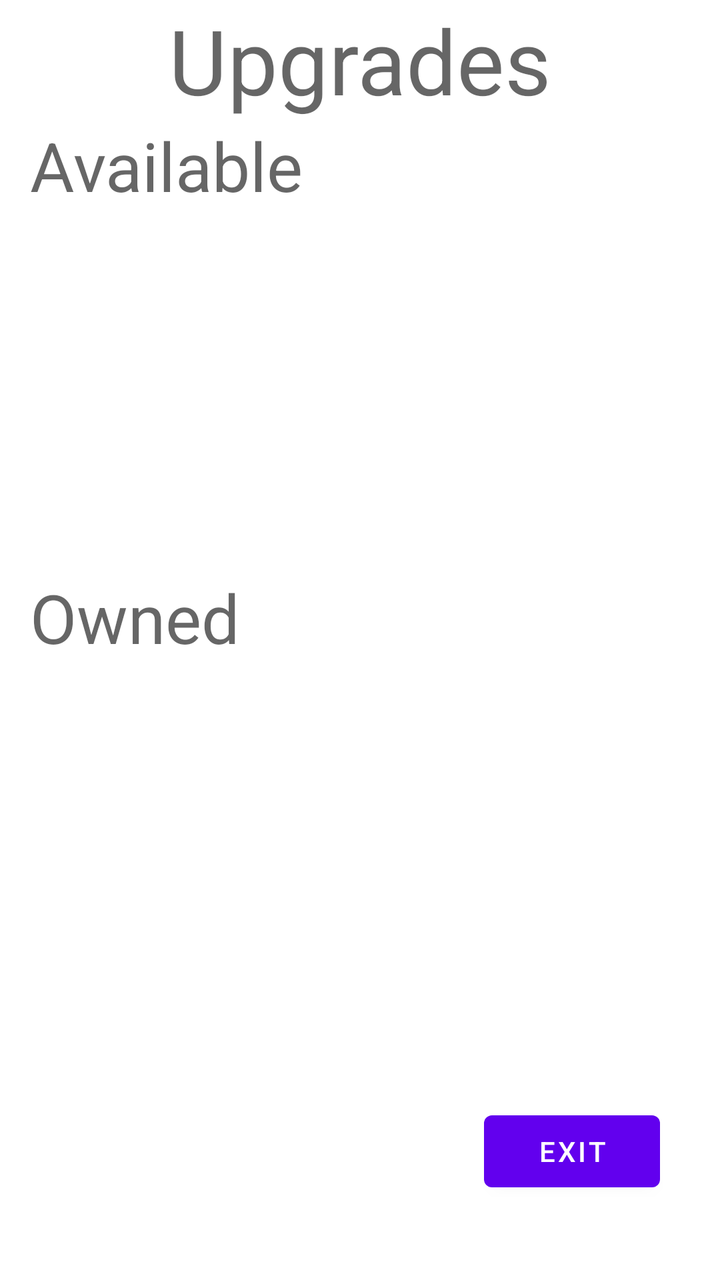
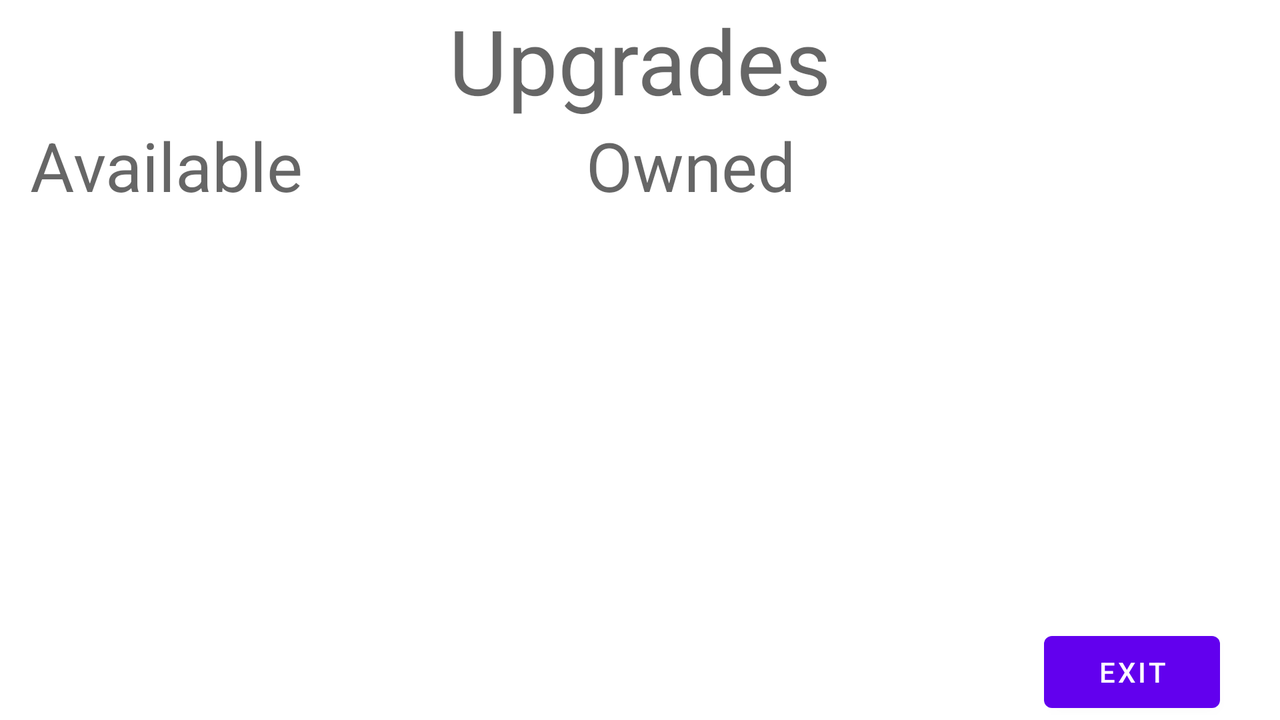

An Android layout and its configuration variant, each rendered on a device that would load it. The default file and the variant file are quoted in full after the pictures.
<!-- AndroidManifest.xml: application theme Theme.ProjectV1 -->
<!-- res/layout/upgrades.xml -->
<?xml version="1.0" encoding="utf-8"?>
<androidx.constraintlayout.widget.ConstraintLayout xmlns:android="http://schemas.android.com/apk/res/android"
    xmlns:app="http://schemas.android.com/apk/res-auto"
    xmlns:tools="http://schemas.android.com/tools"
    android:layout_width="match_parent"
    android:layout_height="match_parent"
    android:layout_marginHorizontal="15dp">

    <androidx.recyclerview.widget.RecyclerView
        android:id="@+id/ownedRecyclerView"
        android:layout_width="fill_parent"
        android:layout_height="180dp"
        android:layout_marginHorizontal="5dp"
        android:dividerHeight="5dp"

        app:layout_constraintEnd_toEndOf="parent"
        app:layout_constraintStart_toStartOf="parent"
        app:layout_constraintTop_toBottomOf="@+id/owned"
        tools:listitem="@layout/owned_list_item"

        >

    </androidx.recyclerview.widget.RecyclerView>

    <TextView
        android:id="@+id/upgradeHeading"
        android:layout_width="wrap_content"
        android:layout_height="wrap_content"
        android:text="Upgrades"
        android:textAppearance="@style/TextAppearance.AppCompat.Display2"
        app:layout_constraintEnd_toEndOf="parent"
        app:layout_constraintStart_toStartOf="parent"
        app:layout_constraintTop_toTopOf="parent" />

    <TextView
        android:id="@+id/available"
        android:layout_width="wrap_content"
        android:layout_height="wrap_content"
        android:text="Available"
        android:textAppearance="@style/TextAppearance.AppCompat.Display1"
        app:layout_constraintStart_toStartOf="parent"
        app:layout_constraintTop_toBottomOf="@+id/upgradeHeading" />

    <TextView
        android:id="@+id/owned"
        android:layout_width="wrap_content"
        android:layout_height="wrap_content"
        android:text="Owned"
        android:textAppearance="@style/TextAppearance.AppCompat.Display1"
        app:layout_constraintStart_toStartOf="parent"
        app:layout_constraintTop_toBottomOf="@+id/availableRecyclerView" />

    <androidx.recyclerview.widget.RecyclerView
        android:id="@+id/availableRecyclerView"
        android:layout_width="fill_parent"
        android:layout_height="180dp"
        android:layout_marginHorizontal="15dp"
        android:layout_marginTop="46dp"
        android:fadeScrollbars="false"
        android:outlineProvider="none"
        app:layout_constraintEnd_toEndOf="parent"
        app:layout_constraintTop_toTopOf="@+id/available"
        tools:listitem="@layout/available_list_item"
    >

    </androidx.recyclerview.widget.RecyclerView>

    <Button
        android:id="@+id/exitUpgrades"
        android:layout_width="wrap_content"
        android:layout_height="wrap_content"
        android:layout_marginHorizontal="15dp"
        android:onClick="exitClicked"
        android:text="Exit"
        app:layout_constraintBottom_toBottomOf="parent"
        app:layout_constraintEnd_toEndOf="parent"
        app:layout_constraintTop_toBottomOf="@+id/ownedRecyclerView" />

</androidx.constraintlayout.widget.ConstraintLayout>
<!-- res/layout/owned_list_item.xml (included above) -->
<?xml version="1.0" encoding="utf-8"?>
<LinearLayout xmlns:android="http://schemas.android.com/apk/res/android"
    xmlns:app="http://schemas.android.com/apk/res-auto"
    android:id="@+id/listRoot"
    android:layout_width="match_parent"
    android:layout_height="wrap_content"
    android:orientation="vertical"
    android:padding="5dp">


    <TextView
        android:id="@+id/upgradeName"
        android:textStyle="bold"
        android:layout_weight="0.5"
        android:layout_gravity = "left"
        android:layout_width = "wrap_content"
        android:layout_height="wrap_content"

        />

    <TextView
        android:id="@+id/upgradeDescription"
        android:layout_gravity = "left"

        android:layout_width = "wrap_content"
        android:layout_height="wrap_content"
        />



    <ToggleButton
        android:id = "@+id/upgradeToggle"
        android:layout_weight = "0.75"
        android:layout_gravity="right|center_vertical"
        android:focusedByDefault="true"
        android:layout_width="wrap_content"
        android:layout_height="wrap_content"
        />




</LinearLayout>
<!-- res/layout/available_list_item.xml (included above) -->
<?xml version="1.0" encoding="utf-8"?>
<LinearLayout xmlns:android="http://schemas.android.com/apk/res/android"
    xmlns:app="http://schemas.android.com/apk/res-auto"
    android:id="@+id/listRoot"
    android:layout_width="match_parent"
    android:layout_height="wrap_content"
    android:orientation="vertical"
    android:padding="0dp">


    <TextView
        android:id="@+id/upgradeName"
        android:layout_weight="0.5"
        android:textStyle="bold"
        android:layout_gravity = "left"
        android:layout_width = "wrap_content"
        android:layout_height="wrap_content"


 />

    <TextView
        android:id="@+id/upgradeDescription"
        android:layout_weight="1"
        android:layout_gravity = "left"
        android:layout_width = "wrap_content"
        android:layout_height="wrap_content"
        />

    <TextView
        android:id="@+id/upgradePrice"
        android:layout_weight="0.5"
        android:maxLines="2"

        android:layout_width = "wrap_content"
        android:layout_height="wrap_content"
        />

    <Button
        android:id = "@+id/upgradeButton"
        android:layout_weight = "0.75"
        android:maxLines="1"
        android:layout_gravity="right|center_vertical"
        android:text = "$"

        android:layout_width="wrap_content"
        android:layout_height="wrap_content"
        />




</LinearLayout>
<!-- resources referenced by this layout -->
<resources>
  <style name="Theme.ProjectV1" parent="Theme.MaterialComponents.DayNight.NoActionBar">
          
          <item name="colorPrimary">@color/purple_500</item>
          <item name="colorPrimaryVariant">@color/purple_700</item>
          <item name="colorOnPrimary">@color/white</item>
          
          <item name="colorSecondary">@color/teal_200</item>
          <item name="colorSecondaryVariant">@color/teal_700</item>
          <item name="colorOnSecondary">@color/black</item>
          
          <item name="android:statusBarColor">?attr/colorPrimaryVariant</item>
          
      </style>
</resources>
<!-- res/layout-land/upgrades.xml (the repository's variant of the layout above) -->
<!-- drawn on the phone turned sideways -->
<?xml version="1.0" encoding="utf-8"?>
<androidx.constraintlayout.widget.ConstraintLayout xmlns:android="http://schemas.android.com/apk/res/android"
    xmlns:app="http://schemas.android.com/apk/res-auto"
    xmlns:tools="http://schemas.android.com/tools"
    android:layout_width="match_parent"
    android:layout_height="match_parent"
    android:layout_marginHorizontal="15dp">

    <androidx.recyclerview.widget.RecyclerView
        android:id="@+id/ownedRecyclerView"
        android:layout_width="200dp"
        android:layout_height="180dp"
        android:layout_marginHorizontal="10dp"


        app:layout_constraintBottom_toBottomOf="parent"
        app:layout_constraintEnd_toStartOf="@+id/exitUpgrades"

        app:layout_constraintStart_toEndOf="@+id/availableRecyclerView"
        app:layout_constraintTop_toBottomOf="@+id/owned"
        app:layout_constraintVertical_weight="1"
        tools:listitem="@layout/owned_list_item"
        >


    </androidx.recyclerview.widget.RecyclerView>

    <TextView
        android:id="@+id/upgradeHeading"
        android:layout_width="wrap_content"
        android:layout_height="wrap_content"
        android:text="Upgrades"
        android:textAppearance="@style/TextAppearance.AppCompat.Display2"
        app:layout_constraintEnd_toEndOf="parent"
        app:layout_constraintStart_toStartOf="parent"
        app:layout_constraintTop_toTopOf="parent" />

    <TextView
        android:id="@+id/available"
        android:layout_width="wrap_content"
        android:layout_height="wrap_content"
        android:text="Available"
        android:textAppearance="@style/TextAppearance.AppCompat.Display1"
        app:layout_constraintStart_toStartOf="parent"
        app:layout_constraintTop_toBottomOf="@+id/upgradeHeading" />

    <TextView
        android:id="@+id/owned"
        android:layout_width="wrap_content"
        android:layout_height="wrap_content"

        android:text="Owned"
        android:textAppearance="@style/TextAppearance.AppCompat.Display1"
        app:layout_constraintBottom_toBottomOf="@+id/available"
        app:layout_constraintStart_toStartOf="@+id/ownedRecyclerView"
        app:layout_constraintTop_toTopOf="@+id/available" />

    <androidx.recyclerview.widget.RecyclerView
        android:id="@+id/availableRecyclerView"
        android:layout_width="200dp"
        android:layout_height="180dp"
        android:layout_marginHorizontal="15dp"
        android:fadeScrollbars="false"
        android:outlineProvider="none"
        app:layout_constraintBottom_toBottomOf="parent"
        app:layout_constraintEnd_toStartOf="@+id/ownedRecyclerView"
        app:layout_constraintStart_toStartOf="parent"
        app:layout_constraintTop_toBottomOf="@+id/available"
        tools:listitem="@layout/available_list_item">

    </androidx.recyclerview.widget.RecyclerView>

    <Button
        android:id="@+id/exitUpgrades"
        android:layout_width="wrap_content"
        android:layout_height="wrap_content"
        android:layout_marginHorizontal="15dp"
        android:onClick="exitClicked"

        android:text="Exit"
        app:layout_constraintBottom_toBottomOf="parent"
        app:layout_constraintEnd_toEndOf="parent"
        />

</androidx.constraintlayout.widget.ConstraintLayout>
